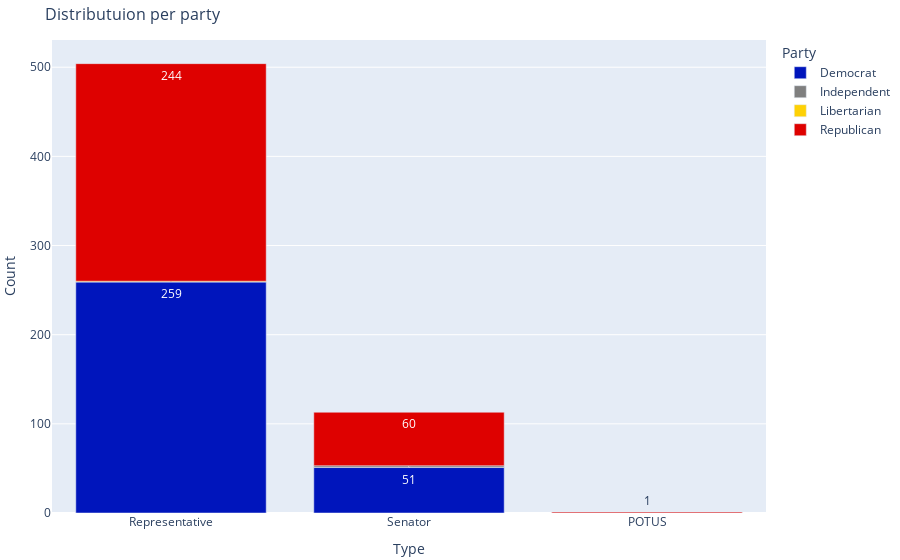

The cell this chart's notebook holds for it:
### Code cell
fig = px.bar(
    party_type_distribution,
    x="Type",
    y="Count",
    color='Party',
    color_discrete_sequence=["#0015BC", "#7f7f7f", "#FED105", "#DE0100"],
    title = 'Distributuion per party',
    text = 'Count'
)
fig.update_layout(
    margin=dict(b=5,l=5,r=5,t=40),
    titlefont_size=16,
)
fig

### Figure 1 — Plotly figure (JSON) as saved in the notebook; plotly's stock layout.template omitted (floating-point values rounded to 4 significant figures)
{"data": [{"alignmentgroup": "True", "hovertemplate": "Party=Democrat<br>Type=%{x}<br>Count=%{text}<extra></extra>", "legendgroup": "Democrat", "marker": {"color": "#0015BC"}, "name": "Democrat", "offsetgroup": "Democrat", "orientation": "v", "showlegend": true, "text": [259, 51], "textposition": "auto", "type": "bar", "x": ["Representative", "Senator"], "xaxis": "x", "y": [259, 51], "yaxis": "y"}, {"alignmentgroup": "True", "hovertemplate": "Party=Independent<br>Type=%{x}<br>Count=%{text}<extra></extra>", "legendgroup": "Independent", "marker": {"color": "#7f7f7f"}, "name": "Independent", "offsetgroup": "Independent", "orientation": "v", "showlegend": true, "text": [2], "textposition": "auto", "type": "bar", "x": ["Senator"], "xaxis": "x", "y": [2], "yaxis": "y"}, {"alignmentgroup": "True", "hovertemplate": "Party=Libertarian<br>Type=%{x}<br>Count=%{text}<extra></extra>", "legendgroup": "Libertarian", "marker": {"color": "#FED105"}, "name": "Libertarian", "offsetgroup": "Libertarian", "orientation": "v", "showlegend": true, "text": [1], "textposition": "auto", "type": "bar", "x": ["Representative"], "xaxis": "x", "y": [1], "yaxis": "y"}, {"alignmentgroup": "True", "hovertemplate": "Party=Republican<br>Type=%{x}<br>Count=%{text}<extra></extra>", "legendgroup": "Republican", "marker": {"color": "#DE0100"}, "name": "Republican", "offsetgroup": "Republican", "orientation": "v", "showlegend": true, "text": [1, 244, 60], "textposition": "auto", "type": "bar", "x": ["POTUS", "Representative", "Senator"], "xaxis": "x", "y": [1, 244, 60], "yaxis": "y"}], "layout": {"barmode": "relative", "legend": {"title": {"text": "Party"}, "tracegroupgap": 0}, "margin": {"b": 5, "l": 5, "r": 5, "t": 40}, "title": {"font": {"size": 16}, "text": "Distributuion per party"}, "xaxis": {"anchor": "y", "domain": [0, 1], "title": {"text": "Type"}}, "yaxis": {"anchor": "x", "domain": [0, 1], "title": {"text": "Count"}}}}
